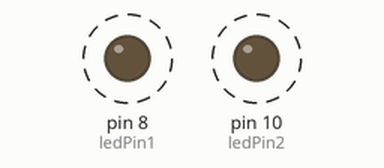
The program below on a simulated Raspberry Pi (header pin numbers). Shown: output pins drawn as LEDs (lit = HIGH). Dashed ring = blinking.

Above: at 0.5 s.
Timing chart, 0 to 5.1 s (numbered marks = the images above):
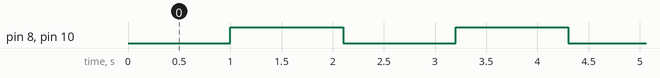

Measured:
- by itself, pin 8 (ledPin1), pin 10 (ledPin2): alternates HIGH for 1.1 s and LOW for 1.1 s

The program:

main.py
```python
import RPi.GPIO as GPIO
import time
from BlinkSM import BlinkSM

ledPin1 = 8
ledPin2 = 10

GPIO.setwarnings(False)
GPIO.setmode(GPIO.BOARD)
GPIO.setup(ledPin1, GPIO.OUT)
GPIO.setup(ledPin2, GPIO.OUT)

blink1 = BlinkSM(ledPin1, 0, 1000)
blink2 = BlinkSM(ledPin2,0, 1000)

stateMachines = [blink1, blink2]
tick = 100

while(True):
	for sm in stateMachines:
		if sm.elapsedTime >= sm.period:
			sm.Step()
			sm.elapsedTime = 0
		else:
			sm.elapsedTime += tick
	time.sleep(tick/1000)
```

BlinkSM.py
```python
from Enums import BlinkStates
from SM import SM
import RPi.GPIO as GPIO

class BlinkSM(SM):
	def __init__(self, ledPin, elapsedTime, period):
		super().__init__(elapsedTime, period)
		self.ledPin = ledPin
		self.State = BlinkStates.OFF

	def Step(self):
		#transition
		if self.State == BlinkStates.OFF:
			self.State = BlinkStates.ON
		else:
			self.State = BlinkStates.OFF
		#action
		if self.State == BlinkStates.OFF:
			GPIO.output(self.ledPin, GPIO.LOW)
		else:
			GPIO.output(self.ledPin, GPIO.HIGH)
```

Enums.py
```python
from enum import Enum

class BlinkStates(Enum):
	OFF = 0
	ON = 1
```

SM.py
```python
from abc import ABC, abstractmethod

class SM(ABC):
	def __init__(self, elapsedTime, period):
		self.elapsedTime = elapsedTime
		self.period = period

	@abstractmethod
	def Step(self):
		pass
```
